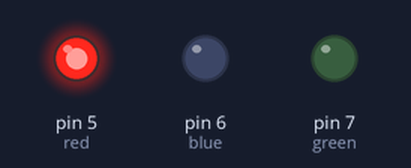
A sketch run on a simulated Arduino Uno, built with avr-gcc and run on an emulated ATmega328P. Parts: output pins drawn as LEDs (lit = HIGH).

Above: at 0.5 s.
At 2.5 s:
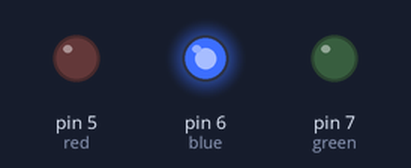
At 4.5 s:
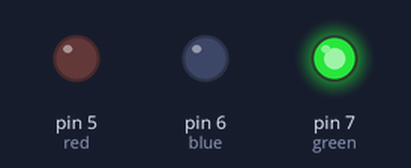
At 5.5 s:
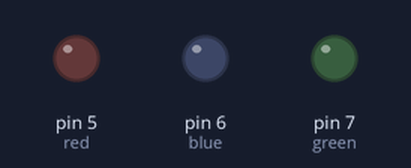
Timing chart, 0 to 7.8 s (numbered marks = the images above):
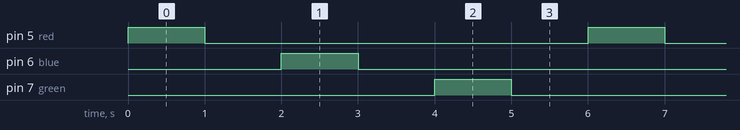

Measured:
- by itself, pin 5 (red), pin 6 (blue), pin 7 (green): alternates HIGH for 1.0 s and LOW for 5.0 s
- by itself, everything shown: repeats every 6.0 s, in 6 steps

The sketch:

main.ino.ino
```cpp
int red=5;
int blue=6;
int green=7;
void setup() {
  // put your setup code here, to run once:
pinMode(red,OUTPUT);
pinMode(blue,OUTPUT);
pinMode(green,OUTPUT);

}

void loop() {
  // put your main code here, to run repeatedly:
digitalWrite(red,HIGH);
delay(1000);
digitalWrite(red,LOW);
delay(1000);

digitalWrite(blue,HIGH);
delay(1000);
digitalWrite(blue,LOW);
delay(1000);

digitalWrite(green,HIGH);
delay(1000);
digitalWrite(green,LOW);
delay(1000);
}
```
